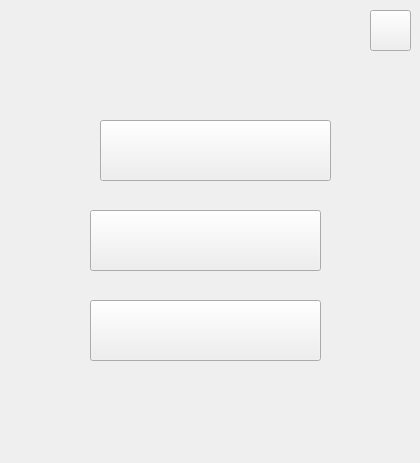
<?xml version="1.0" encoding="UTF-8"?>
<ui version="4.0">
 <class>menu</class>
 <widget class="QWidget" name="menu">
  <property name="geometry">
   <rect>
    <x>0</x>
    <y>0</y>
    <width>420</width>
    <height>463</height>
   </rect>
  </property>
  <property name="windowTitle">
   <string>Form</string>
  </property>
  <property name="styleSheet">
   <string notr="true">#menu{
border-image: url(:/new/pics/resouce/menu.png);
}
#pushButton{
border-image: url(:/new/pics/resouce/save.png);
}
#pushButton:hover{
	border-image: url(:/new/pics/resouce/load_click.png);
}
#pushButton_2{
border-image: url(:/new/pics/resouce/exit.png);
}

#pushButton_2:hover{
	border-image: url(:/new/pics/resouce/exit_click.png);
}
#pushButton_3{
	border-image: url(:/new/pics/resouce/go_back.png);
}
#pushButton_3:hover{
	border-image: url(:/new/pics/resouce/go_back_click.png);
}
#exit{
	border-image: url(:/new/pics/resouce/exit_.png);
}
#exit:hover{
	border-image: url(:/new/pics/resouce/exit__click.png);
}</string>
  </property>
  <widget class="QPushButton" name="pushButton">
   <property name="geometry">
    <rect>
     <x>100</x>
     <y>120</y>
     <width>231</width>
     <height>61</height>
    </rect>
   </property>
   <property name="text">
    <string/>
   </property>
  </widget>
  <widget class="QPushButton" name="pushButton_2">
   <property name="geometry">
    <rect>
     <x>90</x>
     <y>210</y>
     <width>231</width>
     <height>61</height>
    </rect>
   </property>
   <property name="text">
    <string/>
   </property>
  </widget>
  <widget class="QPushButton" name="pushButton_3">
   <property name="geometry">
    <rect>
     <x>90</x>
     <y>300</y>
     <width>231</width>
     <height>61</height>
    </rect>
   </property>
   <property name="text">
    <string/>
   </property>
  </widget>
  <widget class="QPushButton" name="exit">
   <property name="geometry">
    <rect>
     <x>370</x>
     <y>10</y>
     <width>41</width>
     <height>41</height>
    </rect>
   </property>
   <property name="text">
    <string/>
   </property>
  </widget>
 </widget>
 <resources/>
 <connections/>
</ui>
